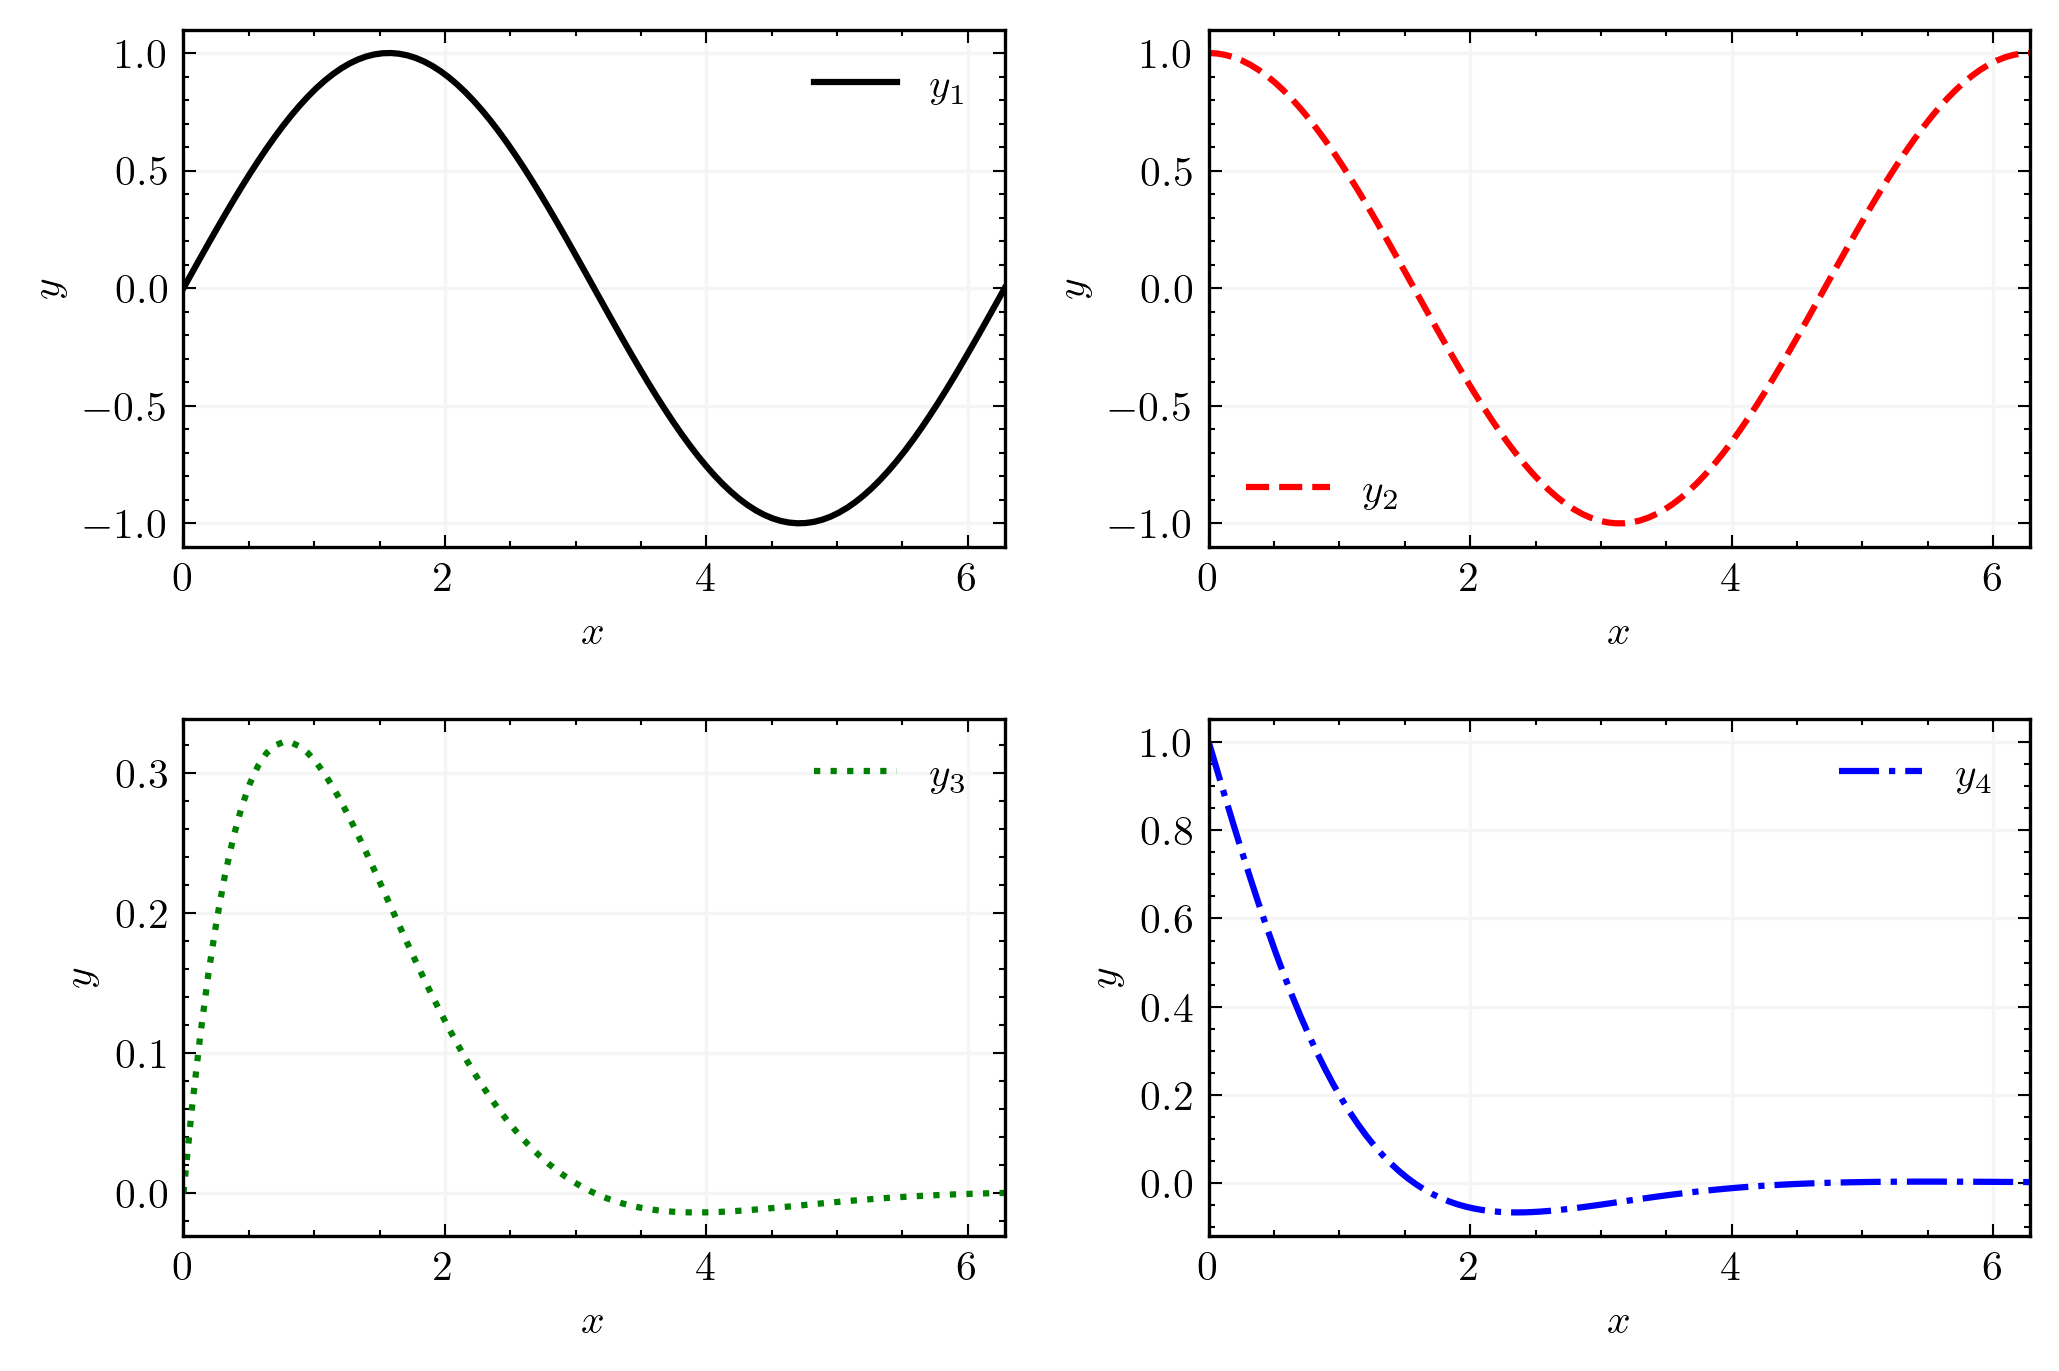

The Python source for this figure:
import numpy as np
from math import pi
import matplotlib.pyplot as plt

plt.style.use('vyason')
[def_width,def_height] = np.array(plt.rcParams["figure.figsize"])

fig,ax = plt.subplots(2,2,constrained_layout=True)
fig.set_size_inches(2*def_width,2*def_height)

xmin,xmax=0,2*pi
x = np.linspace(xmin,xmax,100,endpoint=True)

y1 = np.sin(x)
y2 = np.cos(x)
y3 = np.sin(x)*np.exp(-x)
y4 = np.cos(x)*np.exp(-x)

ax[0,0].plot(x,y1,c='black',ls='solid',label=r'$y_1$')
ax[0,1].plot(x,y2,c='red',ls='dashed',label=r'$y_2$')
ax[1,0].plot(x,y3,c='green',ls='dotted',label=r'$y_3$')
ax[1,1].plot(x,y4,c='blue',ls='dashdot',label=r'$y_4$')

for i in range(2):
    for j in range(2):
        ax[i,j].set_xlim(xmin,xmax)
        ax[i,j].set_xlabel(r'$x$')
        ax[i,j].set_ylabel(r'$y$')
        ax[i,j].legend()
        ax[i,j].grid()

fig.savefig('example_plot_2x2.png')
